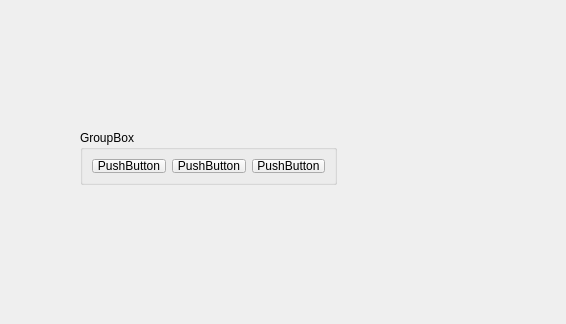
<?xml version="1.0" encoding="UTF-8"?>
<ui version="4.0">
 <class>Form</class>
 <widget class="QWidget" name="Form">
  <property name="geometry">
   <rect>
    <x>0</x>
    <y>0</y>
    <width>566</width>
    <height>324</height>
   </rect>
  </property>
  <property name="windowTitle">
   <string>Form</string>
  </property>
  <widget class="QGroupBox" name="groupBox">
   <property name="geometry">
    <rect>
     <x>80</x>
     <y>130</y>
     <width>257</width>
     <height>55</height>
    </rect>
   </property>
   <property name="title">
    <string>GroupBox</string>
   </property>
   <layout class="QGridLayout" name="gridLayout">
    <item row="0" column="0">
     <widget class="QPushButton" name="pushButton">
      <property name="text">
       <string>PushButton</string>
      </property>
     </widget>
    </item>
    <item row="0" column="1">
     <widget class="QPushButton" name="pushButton_2">
      <property name="text">
       <string>PushButton</string>
      </property>
     </widget>
    </item>
    <item row="0" column="2">
     <widget class="QPushButton" name="pushButton_3">
      <property name="text">
       <string>PushButton</string>
      </property>
     </widget>
    </item>
   </layout>
  </widget>
 </widget>
 <resources/>
 <connections>
  <connection>
   <sender>groupBox</sender>
   <signal>toggled(bool)</signal>
   <receiver>Form</receiver>
   <slot>slot1()</slot>
   <hints>
    <hint type="sourcelabel">
     <x>276</x>
     <y>139</y>
    </hint>
    <hint type="destinationlabel">
     <x>603</x>
     <y>90</y>
    </hint>
   </hints>
  </connection>
 </connections>
 <slots>
  <slot>slot1()</slot>
 </slots>
</ui>
